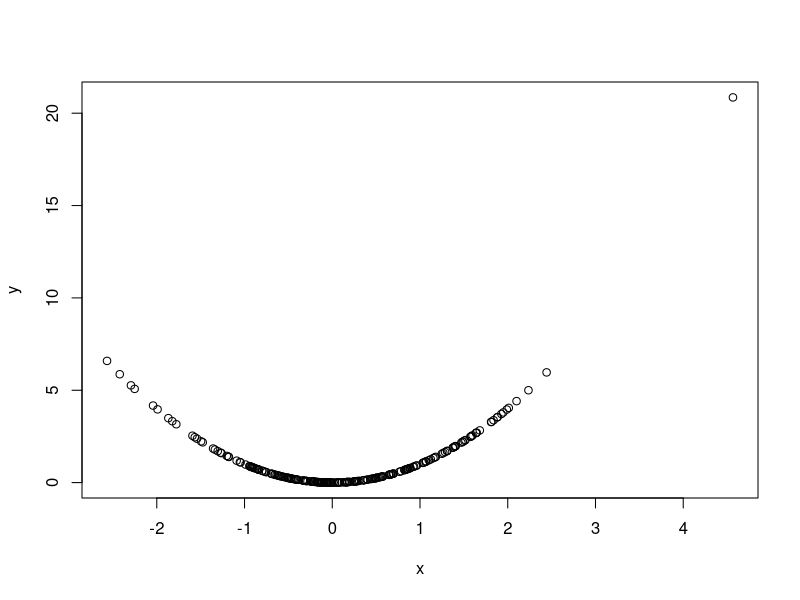
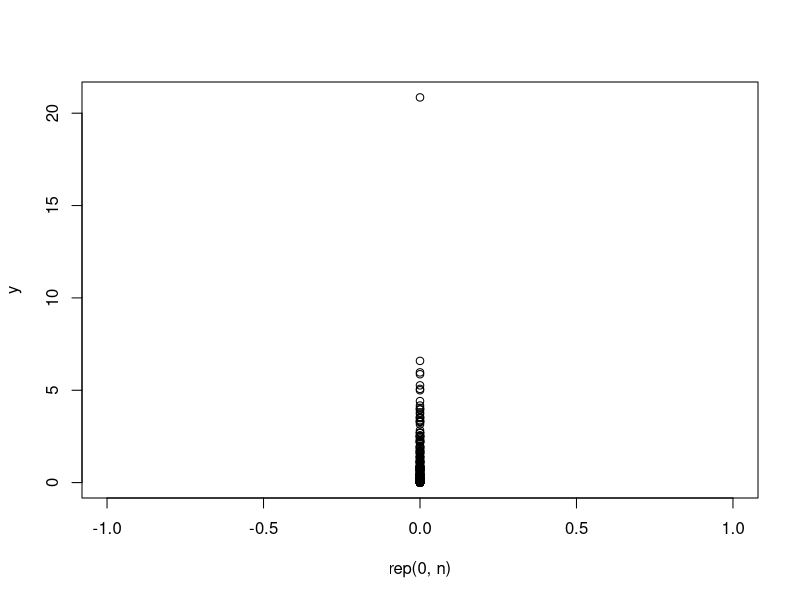

Write the R code that produced these figures, in order.
n <- 250
x <- rnorm(n)

y <- x^2
plot(x,y)
plot(rep(0,n), y)


write.csv(data.frame(x = x, y = y), "chiSquaredVals.csv")
